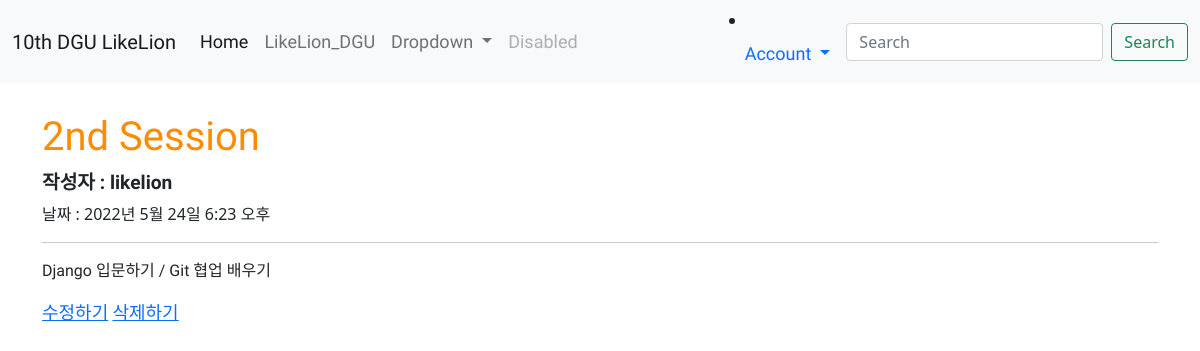
/2, run on the app's committed database.
### main/models.py (models this page shows, shortened)
class Post(models.Model):
    id = models.AutoField(primary_key=True)
    title = models.CharField(max_length=200)
    writer=models.ForeignKey(User,on_delete=models.CASCADE)
    pub_date = models.DateTimeField()
    body = models.TextField()
    image = models.ImageField(upload_to = "post/", blank=True, null=True)

### main/views.py (the view)
# urls.py: path('<str:id>',detail, name="detail"),
def detail(request,id):
    post = get_object_or_404(Post, pk = id)
    return render(request,'main/detail.html',{'post':post})

### main/templates/main/detail.html (shortened to what this page needs)
{% extends 'base.html' %}
{% load static %}
{% block content %}
<h1>{{post.title}}</h1>
{% if post.writer %}
    {% if 'user' in post.writer.username %}
        <h3>작성자 : {{ post.writer.last_name }} {{ post.writer.first_name }}</h3>
    {% else %}
        <h3>작성자 : {{ post.writer }}</h3>
{% endif %}
{% else %}
<h3>작성자 : 알 수 없음</h3>
{% endif %}
날짜 :  {{post.pub_date}}
<hr>
<p>{{post.body}}</p>
<a href = "{%url 'main:edit' post.id%}">수정하기</a>
<a href = "{%url 'main:delete' post.id%}">삭제하기</a>
{% endblock %}

### sns_project/static/css/project.css (style rules this page uses)
h1 { color : darkorange; font-family: 'Black Han Sans', sans-serif; margin-top: 30px; margin-bottom: 10px; }
h3 { font-family: 'Nanum Gothic', sans-serif; font-size:larger; font-weight: bolder; }
p { font-family: 'Nanum Myeongjo', serif; font-size: medium; }
a { font-family: 'Nanum Gothic', sans-serif; font-size: large; }

### data on the page
Post: title "2nd Session", writer "likelion", pub_date "2022년 5월 24일 6:23 오후", body "Django 입문하기 / Git 협업 배우기"
